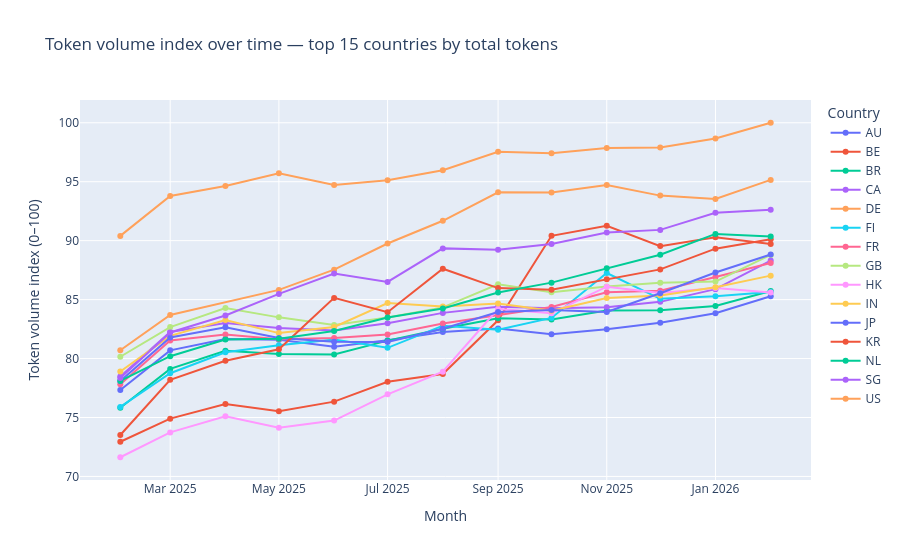
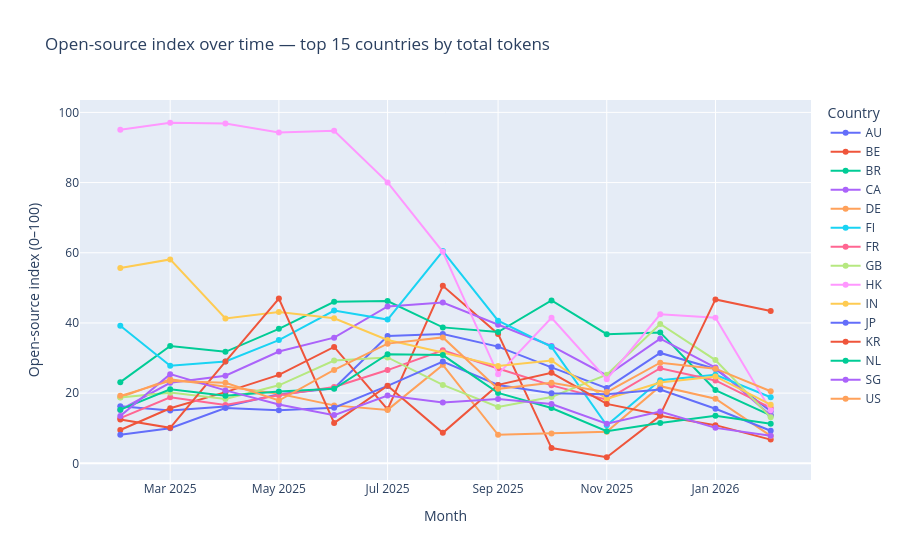
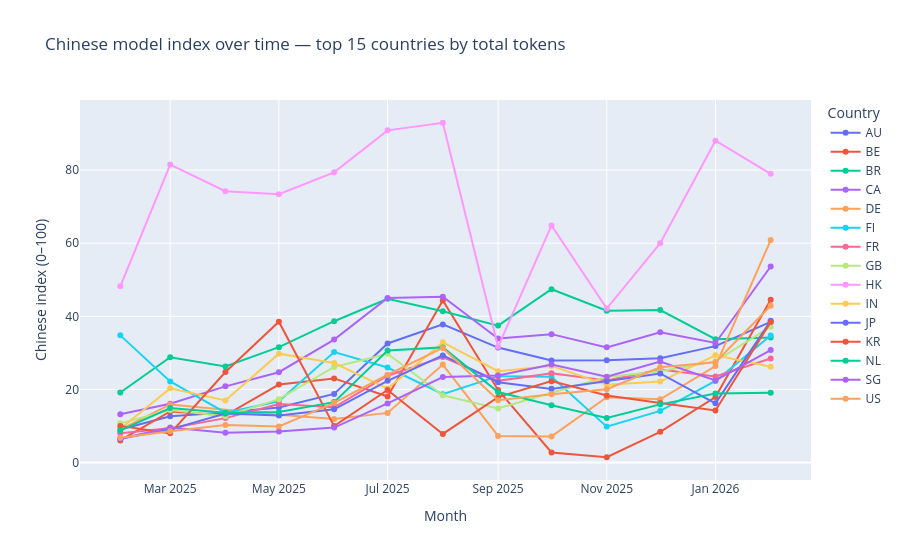

Notebook code for these charts, in order:
### Code cell
def make_line_chart(data: pd.DataFrame, y_col: str, title: str, y_axis_title: str):
    fig = px.line(
        data,
        x="month_label",
        y=y_col,
        color="country",
        markers=True,
        title=title,
        hover_data={
            "country": True,
            "month_label": True,
            "total_tokens": ":,.0f",
            "token_index": ":.2f",
            "open_source_index": ":.2f",
            "chinese_index": ":.2f",
        },
        category_orders={"month_label": sorted(data["month_label"].unique())},
    )

    fig.update_layout(
        xaxis_title="Month",
        yaxis_title=y_axis_title,
        legend_title_text="Country",
        hovermode="x unified",
    )
    return fig

fig_token = make_line_chart(
    line_df,
    y_col="token_index",
    title=f"Token volume index over time — top {TOP_N_COUNTRIES_FOR_LINES} countries by total tokens",
    y_axis_title="Token volume index (0–100)",
)

fig_open = make_line_chart(
    line_df,
    y_col="open_source_index",
    title=f"Open-source index over time — top {TOP_N_COUNTRIES_FOR_LINES} countries by total tokens",
    y_axis_title="Open-source index (0–100)",
)

fig_chinese = make_line_chart(
    line_df,
    y_col="chinese_index",
    title=f"Chinese model index over time — top {TOP_N_COUNTRIES_FOR_LINES} countries by total tokens",
    y_axis_title="Chinese index (0–100)",
)

fig_token.show()
fig_open.show()
fig_chinese.show()

fig_token.write_html(OUTPUT_DIR / "line_token_index.html", include_plotlyjs="cdn")
fig_open.write_html(OUTPUT_DIR / "line_open_source_index.html", include_plotlyjs="cdn")
fig_chinese.write_html(OUTPUT_DIR / "line_chinese_index.html", include_plotlyjs="cdn")
